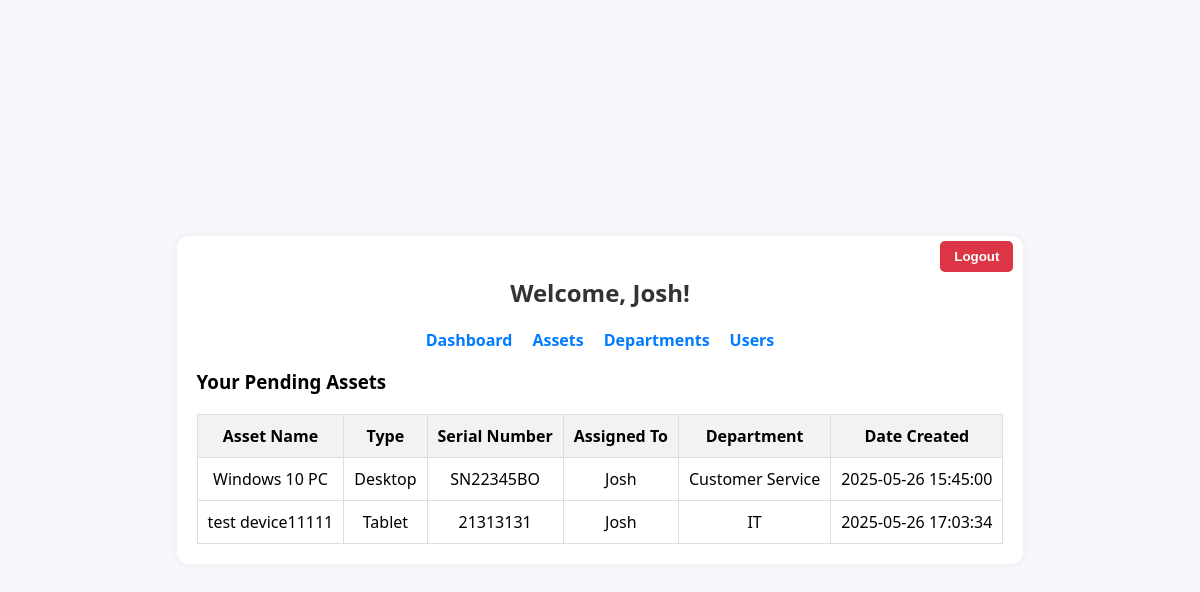
Before: /dashboard (signed in) with the older database file.
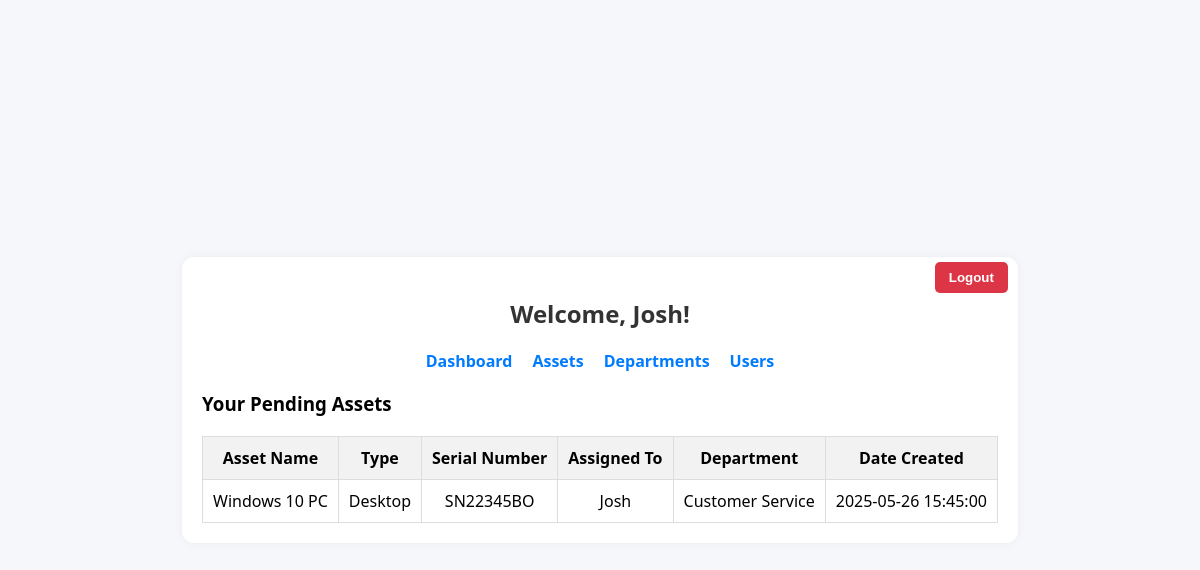
After: the same page with the newer database file.
### tables this page shows
CREATE TABLE Asset (
        id INTEGER PRIMARY KEY AUTOINCREMENT,
        name TEXT NOT NULL,
        description TEXT,
        type TEXT,
        serial_number TEXT UNIQUE,
        date_created TEXT,
        in_use INTEGER NOT NULL DEFAULT 1,
        approved INTEGER NOT NULL DEFAULT 0,
        owner_id INTEGER,
        department_id INTEGER,
        FOREIGN KEY(owner_id) REFERENCES User(id),
        FOREIGN KEY(department_id) REFERENCES Department(id)
    );

CREATE TABLE User (
        id INTEGER PRIMARY KEY AUTOINCREMENT,
        username TEXT UNIQUE NOT NULL,
        password_hash TEXT NOT NULL,
        role TEXT NOT NULL CHECK(role IN ('Admin', 'User'))
    );

CREATE TABLE Department (
        id INTEGER PRIMARY KEY AUTOINCREMENT,
        name TEXT NOT NULL
    );

### app.py (the view)
@app.route('/dashboard')
@login_required
def dashboard():
    user = current_user()
    connection = get_db()
    cursor = connection.cursor()
    if(user['role'] == 'Admin'):
        cursor.execute('''
            SELECT a.*, u.username AS owner_username, d.name AS department_name
            FROM Asset a
            LEFT JOIN User u ON a.owner_id = u.id
            LEFT JOIN Department d ON a.department_id = d.id
            WHERE a.approved = 0
        ''')
    else:
        cursor.execute('''
            SELECT a.*, u.username AS owner_username, d.name AS department_name
            FROM Asset a
            LEFT JOIN User u ON a.owner_id = u.id
            LEFT JOIN Department d ON a.department_id = d.id
            WHERE a.owner_id = ? AND a.approved = 0
        ''', (user['id'],))
    assets = [dict(row) for row in cursor.fetchall()]
    return render_template('dashboard.html', user=user, assets=assets)

### app.py (called while the page is built)
def get_db():
    if 'db' not in g:
        g.db = sql.connect(app.config['DATABASE'])
        g.db.row_factory = sql.Row
    return g.db

def query_db(query, args=(), one=False):
    cursor = get_db().execute(query, args)
    rv = cursor.fetchall()
    cursor.close()
    return (rv[0] if rv else None) if one else rv

def current_user():
    if 'user_id' in session:
        return query_db('SELECT * FROM User WHERE id = ?', [session['user_id']], one=True)
    return None

def login_required(f):
    @wraps(f)
    def decorated_function(*args, **kwargs):
        if 'user_id' not in session:
            flash('Please log in to access this page.', 'warning')
            return redirect(url_for('login'))
        return f(*args, **kwargs)
    return decorated_function

### templates/dashboard.html (shortened to what this page needs)
<!DOCTYPE html>
<html lang="en">
  <head>
    <link
      rel="stylesheet"
      href="{{ url_for('static', filename='css/dashboard.css') }}"
    />
  </head>
  <body>
    <div class="dashboard-container">
      <form method="post" action="{{ url_for('logout') }}" class="logout-form">
        <button type="submit">Logout</button>
      </form>
      <h2 class="text-center">Welcome, {{ user['username'] }}!</h2>
      <nav class="nav-links">
        <a href="{{ url_for('dashboard') }}">Dashboard</a>
        <a href="{{ url_for('assets') }}">Assets</a>
        <a href="{{ url_for('departments') }}">Departments</a>
        <a href="{{ url_for('users') }}">Users</a>
      </nav>
      <h3>
        {{ 'All Pending Assets' if user['role'] == 'Admin' else 'Your Pending
        Assets' }}
      </h3>
      <table class="assets-table">
        <thead>
          <tr>
            <th>Asset Name</th>
            <th>Type</th>
            <th>Serial Number</th>
            <th>Assigned To</th>
            <th>Department</th>
            <th>Date Created</th>
          </tr>
        </thead>
        <tbody>
          {% for asset in assets %}
          <tr>
            <td>{{ asset['name'] }}</td>
            <td>{{ asset['type'] }}</td>
            <td>{{ asset['serial_number'] }}</td>
            <td>{{ asset['owner_username'] }}</td>
            <td>{{ asset['department_name'] or '—' }}</td>
            <td>{{ asset['date_created'] }}</td>
          </tr>
          {% endfor %}
        </tbody>
      </table>
    </div>
  </body>
</html>

Changed rows visible on the page:
removed Asset: name "test device11111", type "Tablet", serial_number "21313131", owner_username "Josh", name "IT", date_created "2025-05-26 17:03:34"
